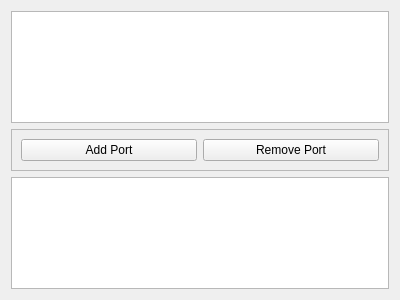
<?xml version="1.0" encoding="UTF-8"?>
<ui version="4.0">
 <class>Sender</class>
 <widget class="QWidget" name="Sender">
  <property name="geometry">
   <rect>
    <x>0</x>
    <y>0</y>
    <width>400</width>
    <height>300</height>
   </rect>
  </property>
  <property name="windowTitle">
   <string>Sender</string>
  </property>
  <layout class="QVBoxLayout" name="verticalLayout">
   <item>
    <widget class="QTextEdit" name="textEdit"/>
   </item>
   <item>
    <widget class="QFrame" name="frame">
     <property name="frameShape">
      <enum>QFrame::StyledPanel</enum>
     </property>
     <property name="frameShadow">
      <enum>QFrame::Raised</enum>
     </property>
     <layout class="QHBoxLayout" name="horizontalLayout">
      <item>
       <widget class="QPushButton" name="addPort">
        <property name="text">
         <string>Add Port</string>
        </property>
       </widget>
      </item>
      <item>
       <widget class="QPushButton" name="removePort">
        <property name="text">
         <string>Remove Port</string>
        </property>
       </widget>
      </item>
     </layout>
    </widget>
   </item>
   <item>
    <widget class="QListView" name="portView"/>
   </item>
  </layout>
 </widget>
 <resources/>
 <connections/>
</ui>
